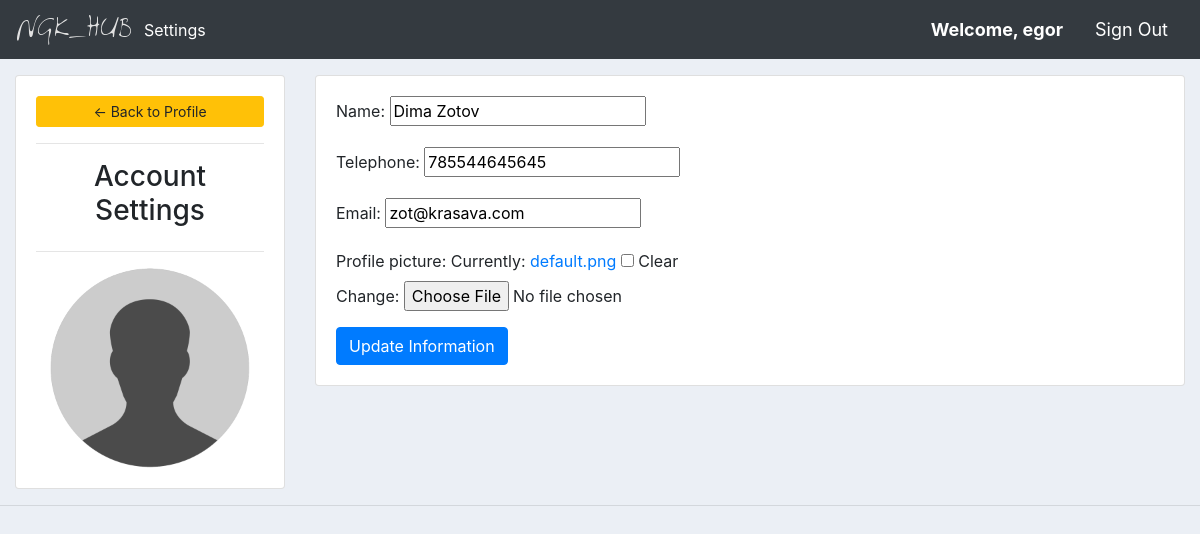
The app's page /settings/ (signed in), older data.
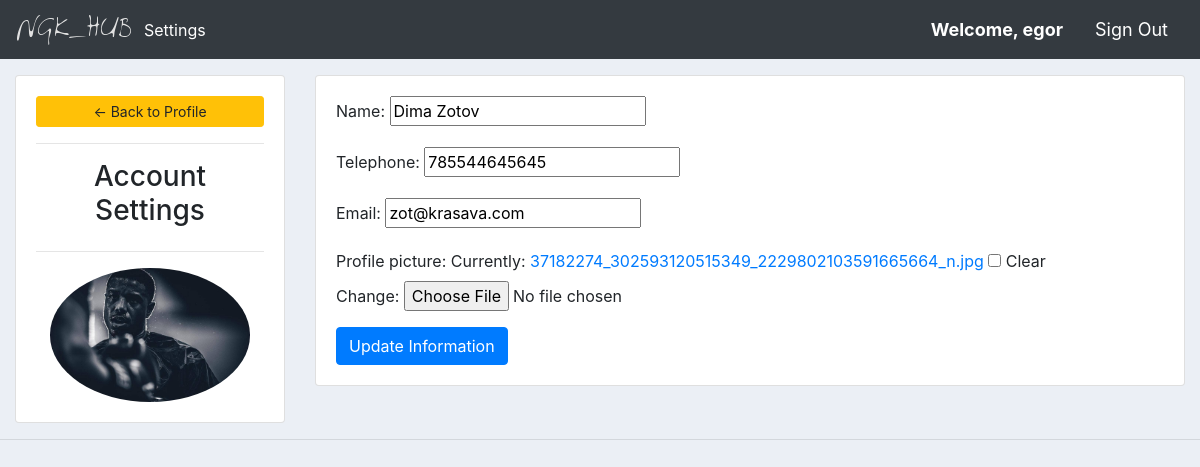
The same page, newer data.
### base/models.py (models this page shows, shortened)
class Customer(models.Model):
	user = models.OneToOneField(User, null=True, blank=True, on_delete=models.CASCADE)
	name = models.CharField(max_length=100, null=True)
	telephone = models.CharField(max_length=12, null=True)
	email = models.EmailField(max_length=100, null=True)
	date_created = models.DateTimeField(auto_now_add=True, null=True)
	profile_picture = models.ImageField(default="default.png", null=True, blank=True)
	@property
	def get_image(self):
		url = ''
		try:
			url = self.profile_picture.url
		except:
			url = ''
		return url

### base/decorators.py (the view)
		def wrapper_func(request, *args, **kwargs):
			group = None
			if request.user.groups.exists():
				group = request.user.groups.all()[0].name
			if group in allowed_roles:
				return view_func(request, *args, **kwargs)
			else:
				return HttpResponse('You are not authorized to view this page.')

### base/forms.py
class CustomerForm(forms.ModelForm):
	class Meta:
		model = Customer
		fields = '__all__'
		exclude = ['user']

### base/views.py (called while the page is built)
@login_required(login_url='login')
@allowed_users(allowed_roles=['Customer'])
def settingsView(request):
	customer = request.user.customer
	form = CustomerForm(instance=customer)
	if request.method == 'POST':
		form = CustomerForm(request.POST, request.FILES, instance=customer)
		if form.is_valid():
			form.save()
			return redirect('settings')
	context={'form':form, 'customer':customer}
	return render(request, 'main/settings.html', context)

### templates/main/settings.html (shortened to what this page needs)
{% extends 'basic/base.html' %}
{% load crispy_forms_tags %}
{% block content %}
<div class="row">
		<div class="col-md-3">
			<div class="card card-body mt-3">
				<a class="btn btn-warning btn-sm btn-block" href="">&#8592 Back to Profile</a>
				<hr>
				<h3 class="text-center">Account Settings</h3>
				<hr>
				<img class="profile-picture" src="{{customer.get_image}}">
			</div>
		</div>
	<div class="col-md-9">
			<div class="card card-body mt-3">
				<form method="POST" enctype="multipart/form-data">
				{{form.as_p}}
				<input class="btn btn-primary" type="submit" name="" value="Update Information">
				</form>
			</div>
	</div>
</div>
{% endblock %}

Row changes from the older to the newer data that the page shows:
changed Customer "Dima Zotov": get_image: picture added in place of a placeholder
Text that changed along with them:
text no longer shown: "Name: Telephone: Email: Profile picture: Currently: default.png Clear Change:"
text now shown: "Name: Telephone: Email: Profile picture: Currently: 37182274_302593120515349_2229802103591665664_n.jpg Clear Change:"
